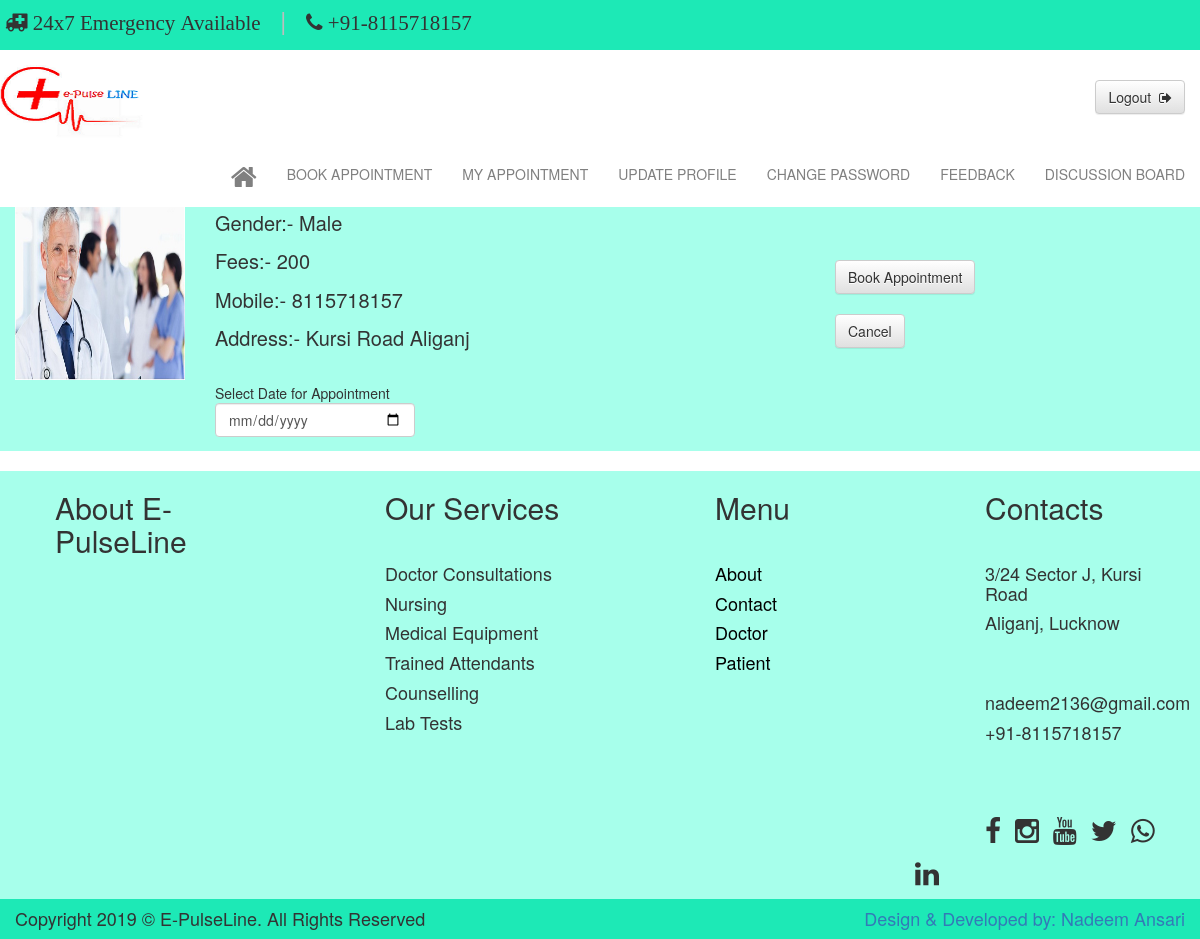
Screenshot of /pbooknow.php?id=1 (signed in) with the database file from the repository.
### tables this page shows
CREATE TABLE IF NOT EXISTS `tbl_doctor` (
  `docid` int(11) NOT NULL AUTO_INCREMENT,
  `name` varchar(60) NOT NULL,
  `gender` varchar(6) NOT NULL,
  `email` varchar(30) NOT NULL,
  `password` varchar(30) NOT NULL,
  `address` varchar(30) NOT NULL,
  `mobile` varchar(13) NOT NULL,
  `fees` int(11) NOT NULL,
  `speciality` varchar(20) NOT NULL,
  `timing` varchar(15) NOT NULL,
  `pic` varchar(100) NOT NULL,
  `date` varchar(10) NOT NULL,
  `status` varchar(6) NOT NULL DEFAULT 'n',
  PRIMARY KEY (`docid`)
);

### pbooknow.php (the view, shortened to what this page needs)
<?php
$docid=$_REQUEST['id'];
$query="select * from tbl_doctor where docid='$docid'";
$res=mysql_query($query);
?>
<html>
<head>
<link href="css/bootstrap.min.css" rel="stylesheet" type="text/css"/>
<link href="css/bootstrap-theme.min.css" rel="stylesheet" type="text/css"/>
<link href="css/font-awesome.min.css" rel="stylesheet" type="text/css"/>
</head>
<body>
<div class="container-fluid" style="min-height:auto;">
<div class="row navbar-fixed-top" style="min-height:150px;margin-right:0px;background-color:white;">
<div class="row" style="min-height:50px;background-color:#1de9b6">
<div class="col-sm-8" style="min-height:50px;">
<i class="fa fa-ambulance fa-2x" style="margin-left:20px;margin-top:12px;font-size:21px;">
24x7 Emergency Available</i>
<span style="font-size:25px;color:#bdbdbd">|</span>
<i class="fa fa-phone fa-2x" style="margin-top:5px;font-size:21px;">
+91-8115718157</i>
</div>
<div class="col-sm-4" style="min-height:50px;">
</div>
</div>
<div class="row" style="min-height:100px;">
<nav style="margin-bottom:0px;">
  <div class="container-fluid">
   <div class="navbar-header">
        <img src="images/logo1.png" height="100px" width="160px;"/>
    </div>
    <div class="collapse navbar-collapse" id="bs-example-navbar-collapse-1">
	<ul class="navbar-right" style="margin-right:5px;margin-top:5px;">
        <a href="logout.php"><button type="button" class="btn btn-default" style="margin-right:10px;margin-top:25px;">Logout &nbsp;<i class="fa fa-sign-out"></i></button></a>
      </ul>
      <ul class="nav navbar-nav navbar-right">
       <li class="active"><a href="pprofile.php" style="color:grey;margin-top:25px;"><i class="fa fa-home fa-2x"></i><span class="sr-only">(current)</span></a></li>
        <li><a href="pbook.php" style="color:grey;margin-top:25px;">BOOK APPOINTMENT</a></li>
        <li><a href="pmyappointment.php" style="color:grey;margin-top:25px;">MY APPOINTMENT</a></li>
        <li><a href="pupdate.php" style="color:grey;margin-top:25px;">UPDATE PROFILE</a></li>
        <li><a href="pchange.php" style="color:grey;margin-top:25px;">CHANGE PASSWORD</a></li>
        <li><a href="pfeedback.php" style="color:grey;margin-top:25px;">FEEDBACK</a></li>
        <li><a href="#" style="color:grey;margin-top:25px;">DISCUSSION BOARD</a></li>
      </ul>
    </div>
  </div>
</nav>
</div>
</div>
<div class="row" style="min-height:auto;margin-top:170px;background-color:#a7ffeb;">
<?php
while($row=mysql_fetch_array($res,MYSQL_BOTH))
{
?>
<div class="col-sm-2" style="min-height:auto;">
<img src="doctor/<?php echo $row['pic'];?>" height="200px" width="100%" style="margin-top:10px;"/>
</div>
<div class="col-sm-6" style="min-height:auto;">
<p style="font-size:20px;"><?php echo "Name:- ".$row['name'];?>
<p style="font-size:20px;"><?php echo "Gender:- ".$row['gender'];?></p>
<p style="font-size:20px;"><?php echo "Fees:- ".$row['fees'];?></p>
<p style="font-size:20px;"><?php echo "Mobile:- ".$row['mobile'];?></p>
<p style="font-size:20px;"><?php echo "Address:- ".$row['address'];?></p>
<form action="pbookappointment.php?id=<?php echo $row['docid'];?>" method="post">
<br/>
Select Date for Appointment
<input type="date" class="form-control" name="date" style="width:200px;"/>
</div>
<div class="col-sm-2" style="min-height:200px;margin-left:20px;">
<br/>
<input type="submit" class="btn btn-default" value="Book Appointment" style="margin-top:70px;"/>
<a href="pcancel.php"><input type="button" class="btn btn-default" value="Cancel"/></a>
</div>
<?php
}
?>
</div>
<div class="row" style="min-height:400px;background-color:#a7ffeb;margin-top:20px;">
<div class="col-sm-3" style="min-height:400px;">
<h2 style="margin-left:40px;">About E-PulseLine</h2>
<br/>
</div>
<div class="col-sm-3" style="min-height:400px;">
<h2 style="margin-left:70px;">Our Services</h2>
<br/>
<h4 style="margin-left:70px;">Doctor Consultations</h4>
<h4 style="margin-left:70px;">Nursing</h4>
<h4 style="margin-left:70px;">Medical Equipment</h4>
<h4 style="margin-left:70px;">Trained Attendants</h4>
<h4 style="margin-left:70px;">Counselling</h4>
<h4 style="margin-left:70px;">Lab Tests</h4>
</div>
<div class="col-sm-3" style="min-height:400px;">
<h2 style="margin-left:100px;">Menu</h2>
<br/>
<ul style="list-style-type:none;">
<li><a href="about.php"><h4 style="margin-left:60px;color:black;">About</h4></a></li>
<li><a href="contact.php"><h4 style="margin-left:60px;color:black;">Contact</h4></a></li>
<li><a href="doctor.php"><h4 style="margin-left:60px;color:black;">Doctor</h4></a></li>
<li><a href="patient.php"><h4 style="margin-left:60px;color:black;">Patient</h4></a></li>
</ul>
</div>
<div class="col-sm-3" style="min-height:400px;">
<h2 style="margin-left:70px;">Contacts</h2>
<br/>
<h4 style="margin-left:70px;">3/24 Sector J, Kursi Road</h4>
<h4 style="margin-left:70px;">Aliganj, Lucknow</h4>
<br/>
<br/>
<h4 style="margin-left:70px;">nadeem2136@gmail.com</h4>
<h4 style="margin-left:70px;">+91-8115718157</h4>
<br/>
<br/>
<br/>
<p class="fa fa-facebook fa-2x" style="margin-top:5px;margin-left:70px;margin-right:10px;"></p>
<p class="fa fa-instagram fa-2x" style="margin-top:5px;margin-right:10px;"></p>
<p class="fa fa-youtube fa-2x" style="margin-top:5px;margin-right:10px;"></p>
<p class="fa fa-twitter fa-2x" style="margin-top:5px;margin-right:10px;"></p>
<p class="fa fa-whatsapp fa-2x" style="margin-top:5px;margin-right:10px;"></p>
<p class="fa fa-linkedin fa-2x" style="margin-top:5px;"></p>
</div>
</div>
<div class="row" style="min-height:40px;background-color:#1de9b6">
<div class="col-sm-6">
<h4>Copyright 2019 &copy; E-PulseLine. All Rights Reserved</h4>
</div>
<div class="col-sm-6">
<p class="h4 navbar-right" style="margin-right:0px;"><a href="team.php">Design & Developed by: Nadeem Ansari</a></p>
</div>
</div>
</div>
</body>
</html>

### rows the page displays
tbl_doctor: pic (picture), gender "Male", fees "200", mobile "8115718157", address "Kursi Road Aliganj"
